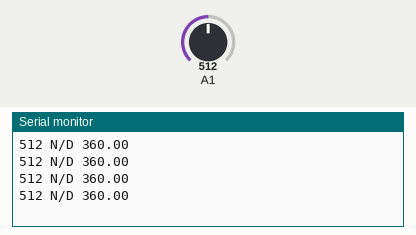
Recording of a sketch running on a simulated Arduino Uno, built with avr-gcc and run on an emulated ATmega328P. Parts: the last lines printed to the serial monitor. Inputs (shaded band) come from the test bench; at power-on: A1 = 512.

Above: at 1.2 s.
1.3 s: A1 set to 716
At 1.71 s:
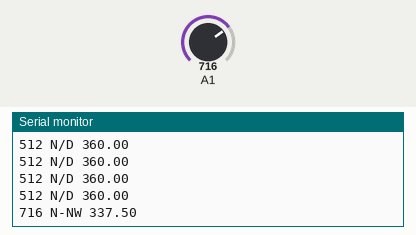
3.6 s: A1 set to 640
At 3.82 s:
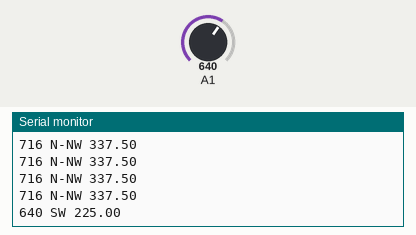
5.7 s: A1 set to 900
At 5.92 s:
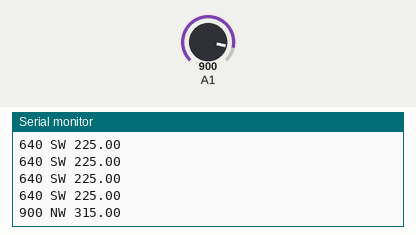
7.8 s: A1 set to 290
At 8.03 s:
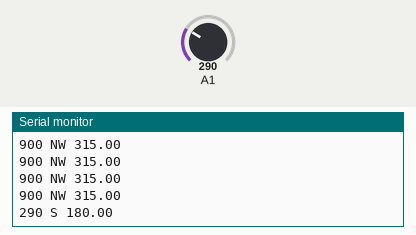
9.9 s: A1 set to 80
At 10.13 s:
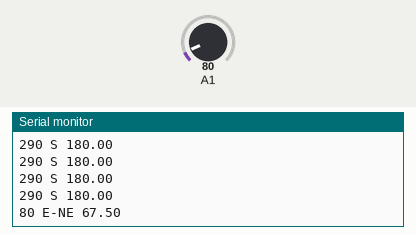

The sketch:

testGirouette.ino
```cpp
// (licence header left out)
#define getOrientation getOrientation5V
#define TOLERANCE 0.02

char *roseDesVents[]={"N", "N-NE","NE","E-NE","E", "E-SE", "SE", "S-SE", "S", "S-SW", "SW", "W-SW", "W", "W-NW", "NW", "N-NW", "N/D"};


uint8_t near(int val, int ref){
  int low = ref*(1-TOLERANCE);
  int high = ref*(1+TOLERANCE);

  return (val >=low && val <= high);
}

int getOrientation5V(int v){
  int o;
  if (near(v, 787)){
    o=0;
  }else if (near(v, 407)){
    o=1;
  }else if(near(v, 462)){
    o=2;
  }else if (near(v, 82)){
    o=3;
  }else if (near(v, 92)){
    o=4;
  }else if (near(v, 64)){
    o=5;
  }else if (near(v, 185)){
    o=6;
  }else if (near(v, 126)){
    o=7;
  }else if (near(v, 288)){
    o=8;
  }else if (near(v, 245)){
    o=9;
  }else if (near(v, 633)){
    o=10;
  }else if (near(v, 602)){
    o=11;
  }else if (near(v, 946)){
    o=12;
  }else if (near(v, 829)){
    o=13;
  }else if (near(v, 889)){
    o=14;
  }else if (near(v, 705)){
    o=15;
  }else{
    o=16;
  }
  return o;
}

int getOrientation3_3V(int v){
  int o;
  if (610 <= v & v <= 650){
    o=0;
  }else if (540 <= v && v <= 570){
    o=1;
  }else if(580 <= v && v <= 609){
    o=2;
  }else if (450 <= v && v <= 500){
    o=3;
  }else if (501 <= v && v <= 550){
    o=4;
  }else if (250 <= v && v <= 300){
    o=5;
  }else if (300 <= v && v<= 350){
    o=6;
  }else if (50 <= v && v<= 57){
    o=7;
  }else if (58 <= v && v<= 70){
    o=8;
  }else if (35 <= v && v<= 50){
    o=9;
  }else if (110 <= v && v<= 150){
    o=10;
  }else if (75 <= v && v<= 90){
    o=11;
  }else if (170 <= v && v<= 200){
    o=12;
  }else if (150 <= v && v<= 170){
    o=13;
  }else if (410 <= v && v<= 450){
    o=14;
  }else if (350 <= v && v<= 410){
    o=15;
  }else{
    o=16;
  }
  return o;
}

void setup() {
  // put your setup code here, to run once:
  Serial.begin(9600);
}

void loop() {
  // put your main code here, to run repeatedly:
  int v = analogRead(A1);
  int orientation = getOrientation(v);
  float heading = float(orientation * 22.5);
  Serial.print(v); Serial.print(" ");Serial.print(roseDesVents[orientation]);Serial.print(" "); Serial.println(heading);
//Serial.println(v);
  delay(300);
}
```

Measured:
- after the input at 1.3 s, the serial monitor: prints a new line after 0.20 s (image 1)
- after the input at 3.6 s, the serial monitor: prints a new line at once (image 2)
- after the input at 5.7 s, the serial monitor: prints a new line at once (image 3)
- after the input at 7.8 s, the serial monitor: prints a new line at once (image 4)
- after the input at 9.9 s, the serial monitor: prints a new line at once (image 5)
